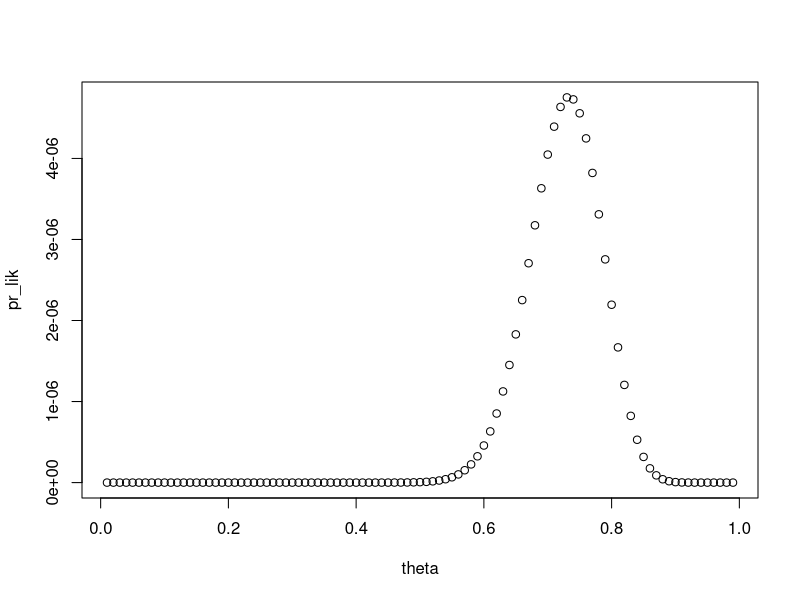
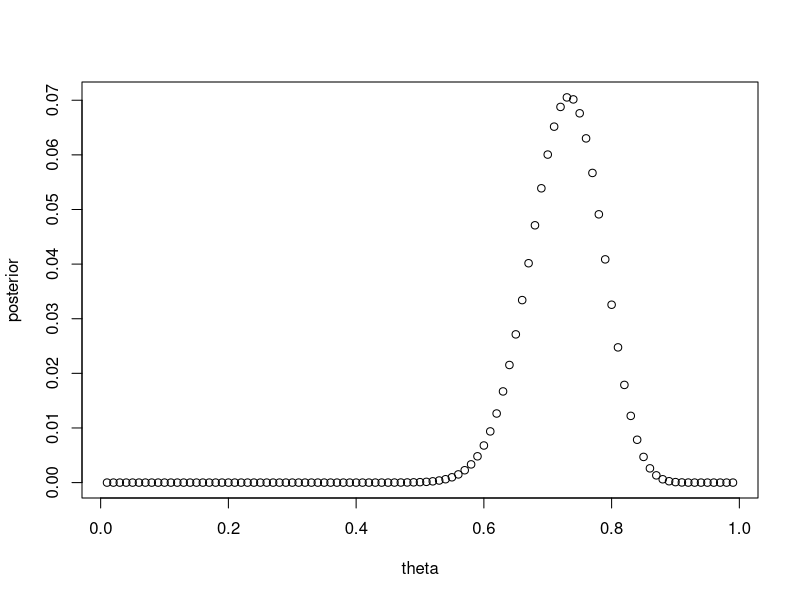
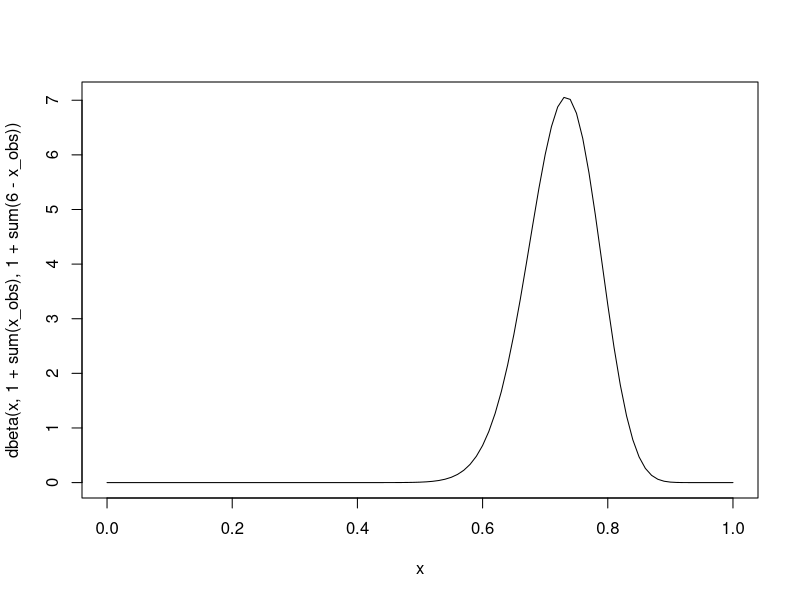
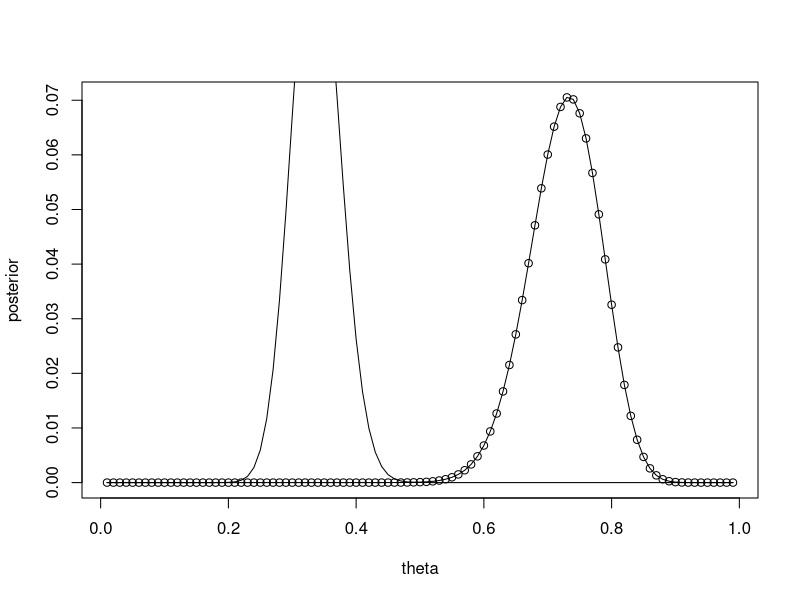
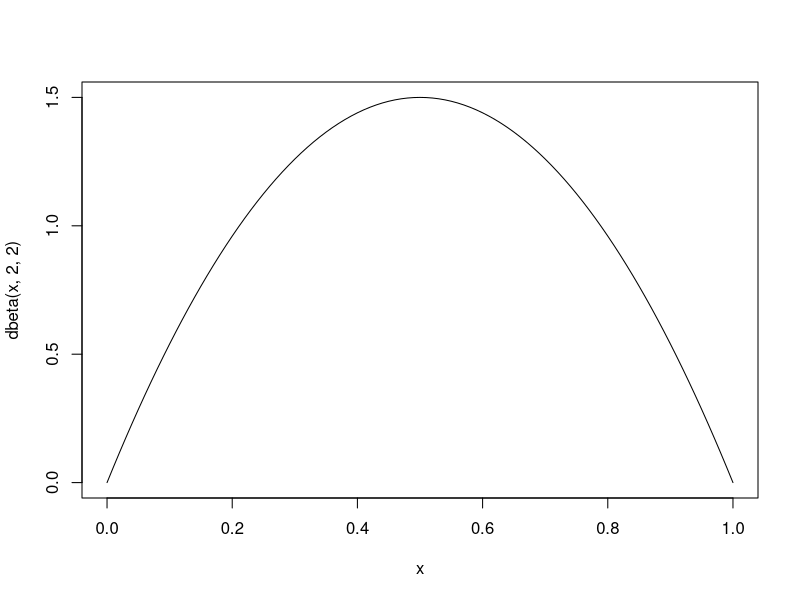
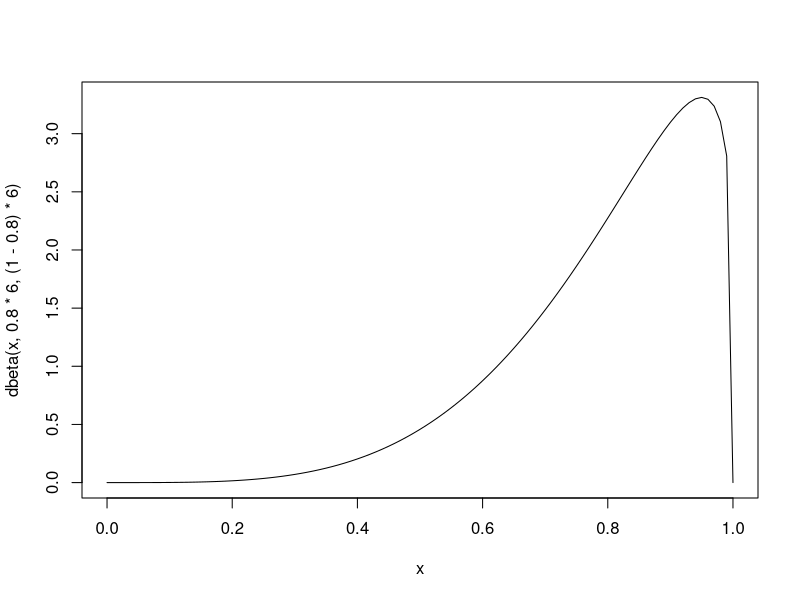
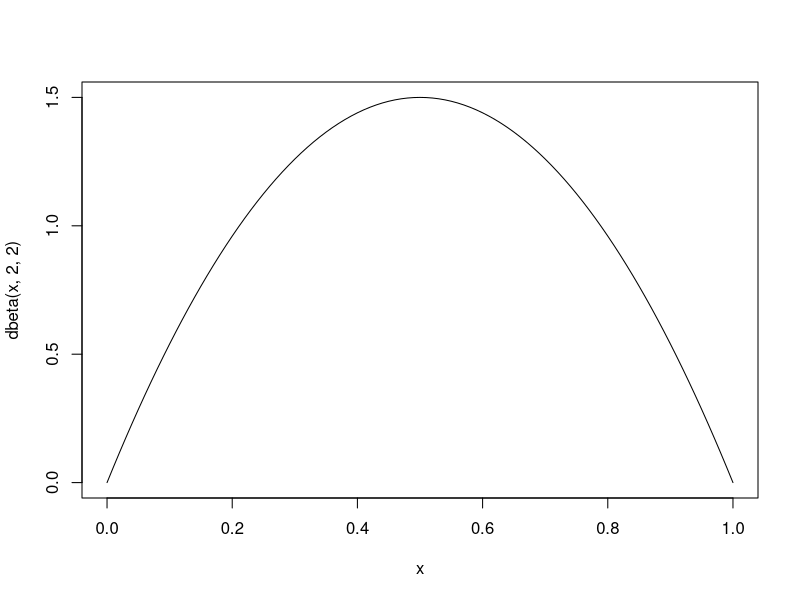
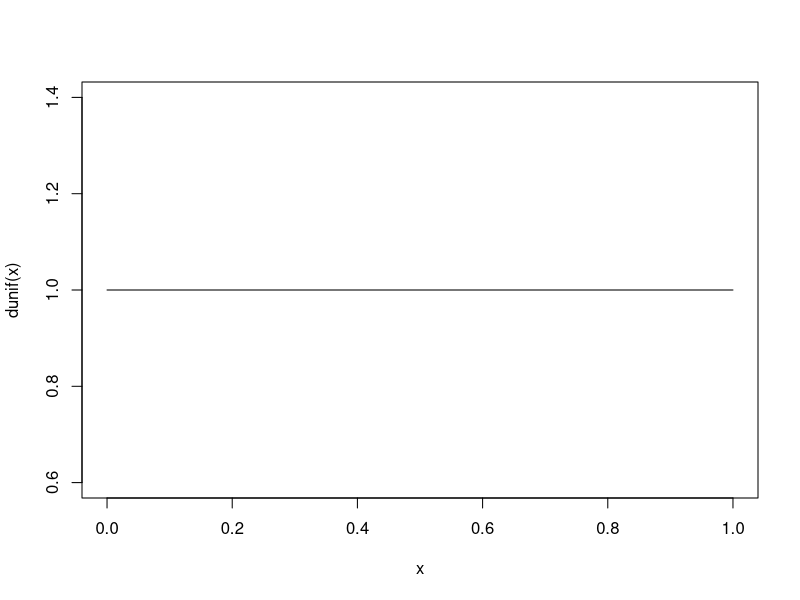

Source code (R) for these figures, in order: (Note: this script raises an error after producing the figures.)

# in - class grid search

set.seed(1859)
x_obs <- rbinom(10, 6, 0.6)
x_obs

# 1. make a vector of probabilities for $p$ using `seq(from = 0, to = 1, length.out = n)`
theta <- seq(from = 0.01, to = 0.99, by = 0.01)
# 1. Think about the prior you might use. Look at `curve(dbeta(x))`
prior_unif <- dunif(theta, 0, 1)

pr_lik <- sapply(X = theta, function(X)
  exp(sum(dbinom(x_obs, size = 6, prob = X, log = TRUE))))


pr_lik <- sapply(X = theta, function(X)
  prod(dbinom(x_obs, size = 6, prob = X, log = FALSE)))

plot(theta, pr_lik)

numerator <- pr_lik * prior_unif

# normalizing constant
denom <- sum(numerator)

posterior <- numerator/denom

sum(posterior)

plot(theta, posterior)
points(theta, prior_unif, col = "red")

xx <- 1:8
sum(xx/sum(xx))


curve(dbeta(x, 1 + sum(x_obs), 1 + sum(6 - x_obs)))

plot(theta, posterior)

posterior2 <- dbeta(theta, shape1 = (1 + sum(x_obs)), shape2 = (1 + sum(6 - x_obs)))

lines(theta, posterior2/sum(posterior2))


theta[which.max(posterior)]
# conjugate prior mean
(1 + sum(x_obs)) / (1 + sum(x_obs) + 1 + sum(6 - x_obs))

###
alpha_new <- 10 + sum(x_obs)

beta_new <- 90 + sum(6 - x_obs)

conj <- dbeta(theta, alpha_new, beta_new)
lines(theta, conj/sum(conj))


alpha_new / (alpha_new + beta_new)



curve(dbeta(x, 2, 2))
curve(dbeta(x, .8*6, (1-.8)*6))
curve(dbeta(x, 2, 2))

curve(dunif(x))

# 1. find the probability of each of these values of $p$ via `dbeta`
prior_dens <- dbeta(p, 2, 2)
plot(p, prior_dens)
# 1. find the likelihood for each of these values of $p$ via `dbinom`
log_lik <- function(x) (sum(dbinom(x_obs, size = 6, prob = x, log = TRUE)))


# 1. multiply these two columns together
# 1. normalize (divide by the sum)
